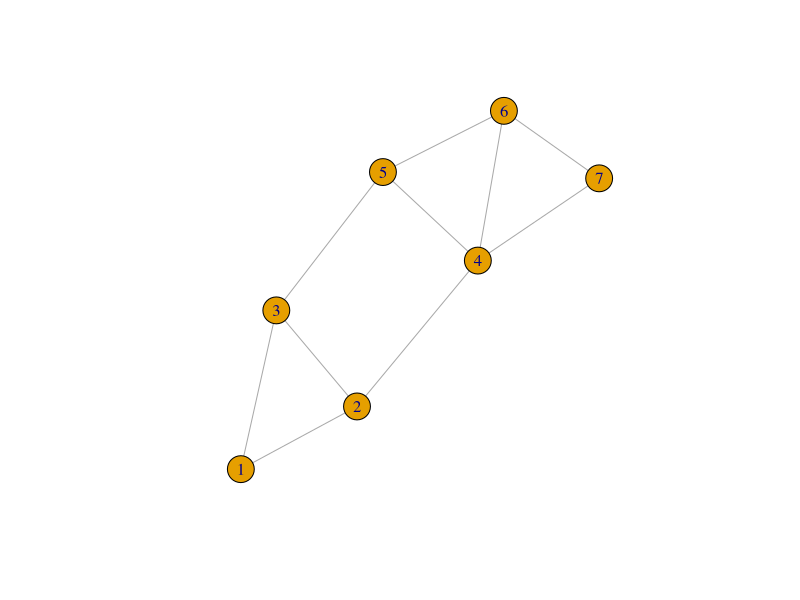
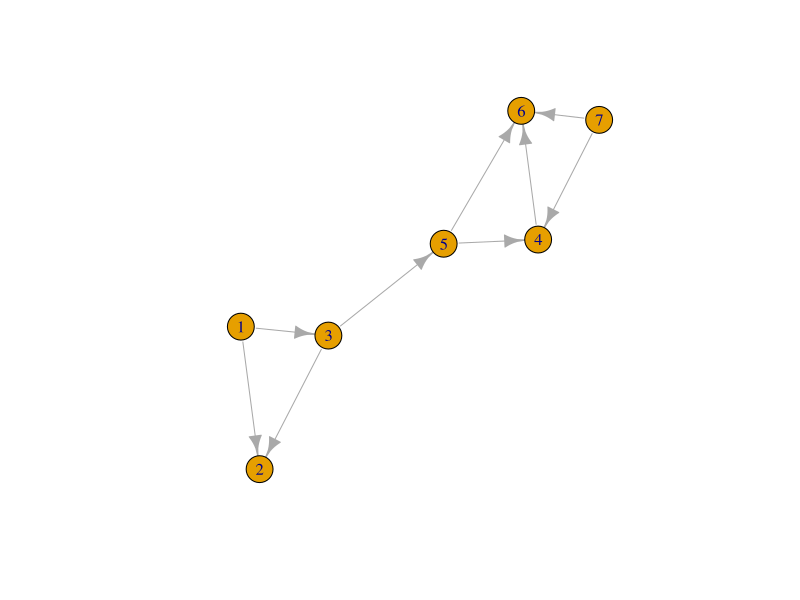
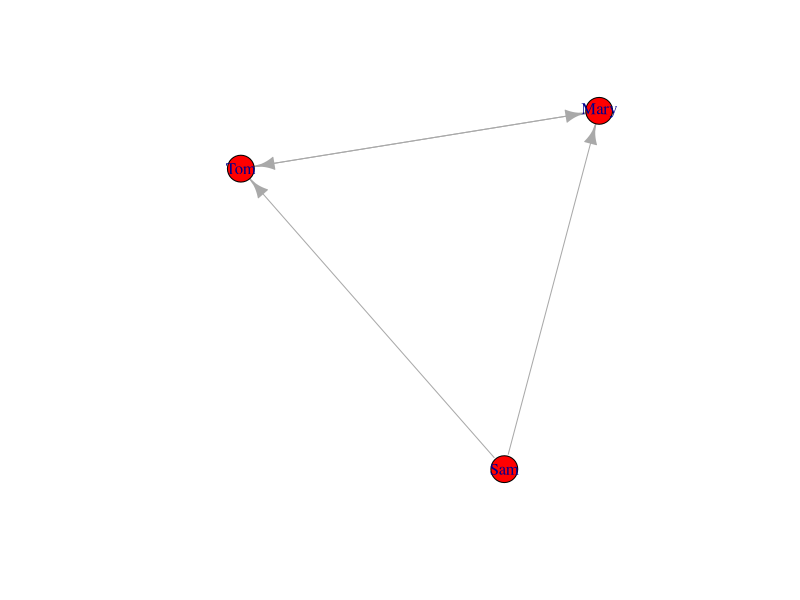

Recreate these plots in R, in order.
## ---- chunk 1
library(igraph)
g <- graph.formula(1-2, 1-3, 2-3, 2-4, 3-5, 4-5, 4-6, 4-7, 5-6, 6-7)
plot(g)

g2 <- graph.formula(1-+2, 1-+3, 2+-3, 2--4, 3-+5, 4+-5, 4-+6, 4+-7, 5-+6, 6+-7)
plot(g2)

g3 <- graph.formula(Sam-+Mary, Sam-+Tom, Mary++Tom)
V(g3)$gender <- c("M","F","M")
V(g3)$color <- "red"
g3$name <- "My test graph"
plot(g3)
